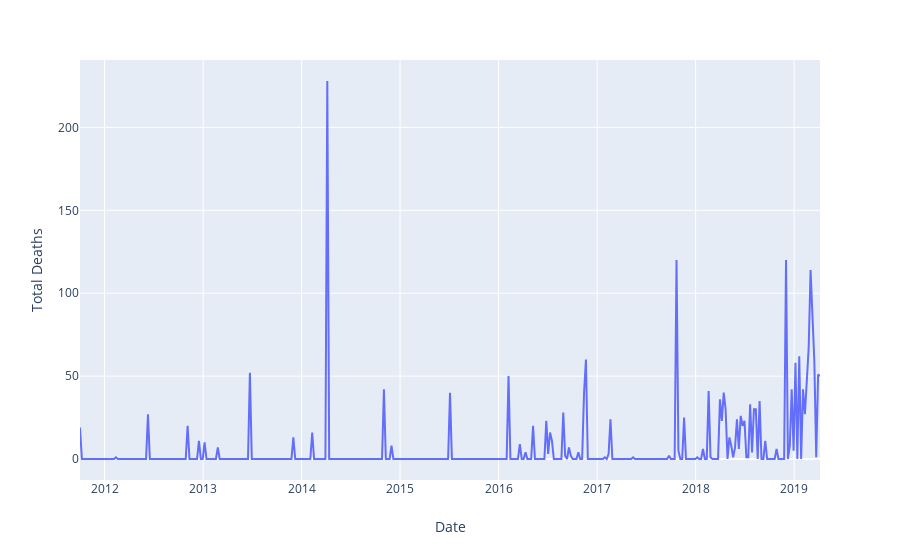

This figure's notebook cell:
### Code cell
px.line(deaths, x='Date', y='Total Deaths')

### Figure 1 — Plotly figure (JSON) as saved in the notebook; plotly's stock layout.template omitted (floating-point values rounded to 4 significant figures; data arrays with more than 128 entries replaced by an {"elided": "..."} marker saying what was removed)
{"data": [{"hovertemplate": "Date=%{x}<br>Total Deaths=%{y}<extra></extra>", "legendgroup": "", "line": {"color": "#636efa", "dash": "solid"}, "mode": "lines", "name": "", "showlegend": false, "type": "scatter", "uid": "5494549b-f677-4e9a-9053-781600fe3a13", "x": {"elided": "393 str values"}, "xaxis": "x", "y": {"elided": "393 int values"}, "yaxis": "y"}], "layout": {"autosize": true, "grid": {"xaxes": ["x"], "xgap": 0.1, "xside": "bottom", "yaxes": ["y"], "ygap": 0.1, "yside": "left"}, "legend": {"tracegroupgap": 0}, "margin": {"t": 60}, "xaxis": {"autorange": true, "range": ["2011-10-02 04:00", "2019-04-07 04:00"], "title": {"text": "Date"}, "type": "date"}, "yaxis": {"autorange": true, "range": [-12.67, 240.7], "title": {"text": "Total Deaths"}, "type": "linear"}}}
